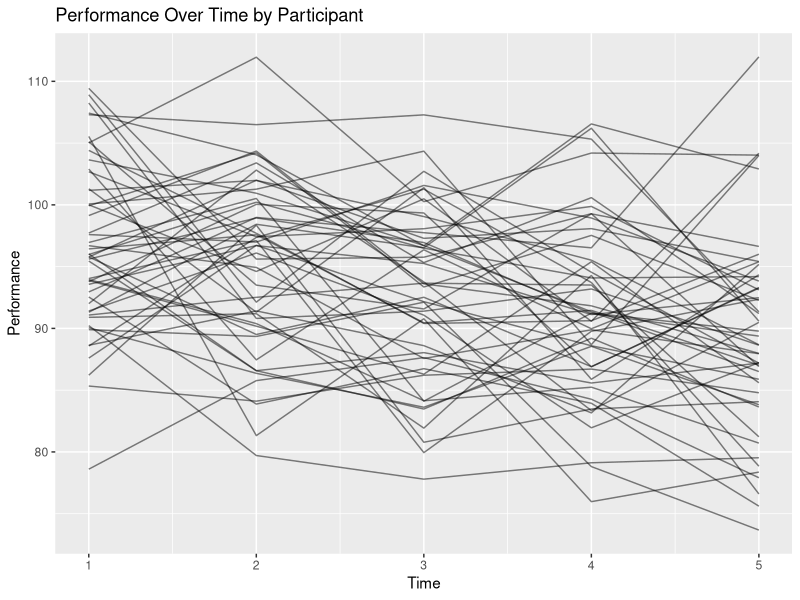
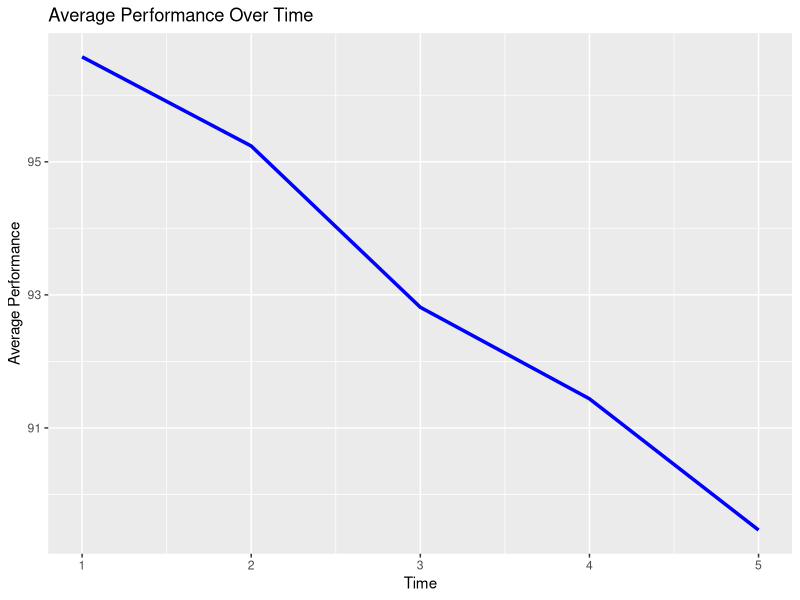
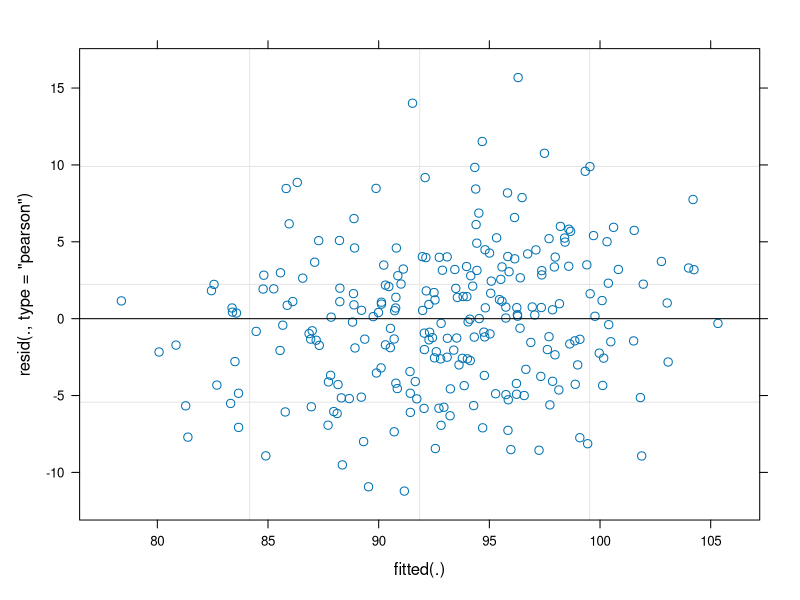

Generate these figures, in order, with R:
## ---- chunk 1
knitr::opts_chunk$set(echo = TRUE)
## ---- chunk 2
# Load necessary libraries
library(tidyverse)
library(lme4)

# Load the dataset (assuming it's in the same folder as this Rmd file)
data <- read.csv("mixed_effects_data.csv")

# Quick look at the data
head(data)
summary(data)
## ---- chunk 3
# Plot performance over time for all participants
ggplot(data, aes(x = Time, y = Performance, group = Participant_ID)) +
  geom_line(alpha = 0.5) +
  labs(title = "Performance Over Time by Participant", x = "Time", y = "Performance")

# Plot average performance over time
ggplot(data, aes(x = Time, y = Performance)) +
  stat_summary(fun = mean, geom = "line", color = "blue", size = 1.2) +
  labs(title = "Average Performance Over Time", x = "Time", y = "Average Performance")
## ---- chunk 4
# Fit a mixed-effects model
mixed_model <- lmer(Performance ~ Difficulty + (1 + Time | Participant_ID), data = data)

# Summary of the model
summary(mixed_model)
## ---- chunk 5
# Fixed effects
cat("Fixed Effects:
")
print(fixef(mixed_model))

# Random effects
cat("
Random Effects:
")
print(ranef(mixed_model))

# Model diagnostics
plot(mixed_model)
